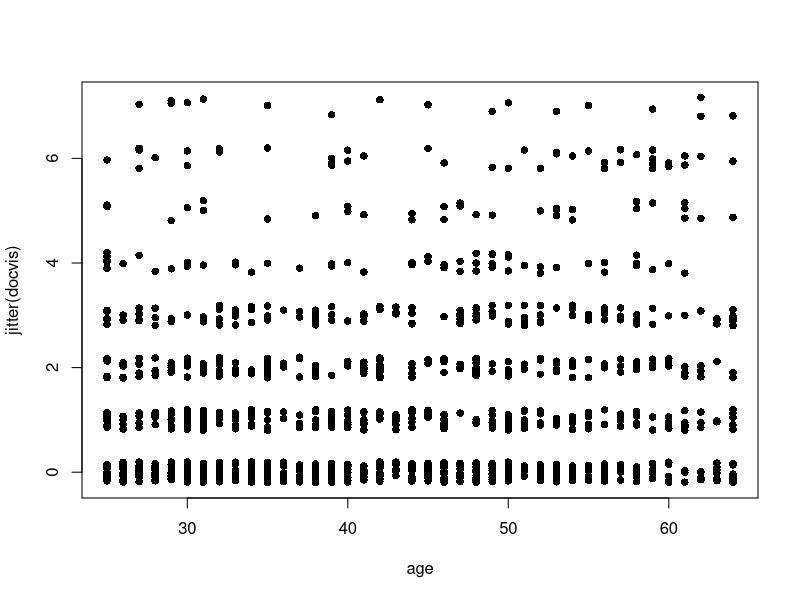
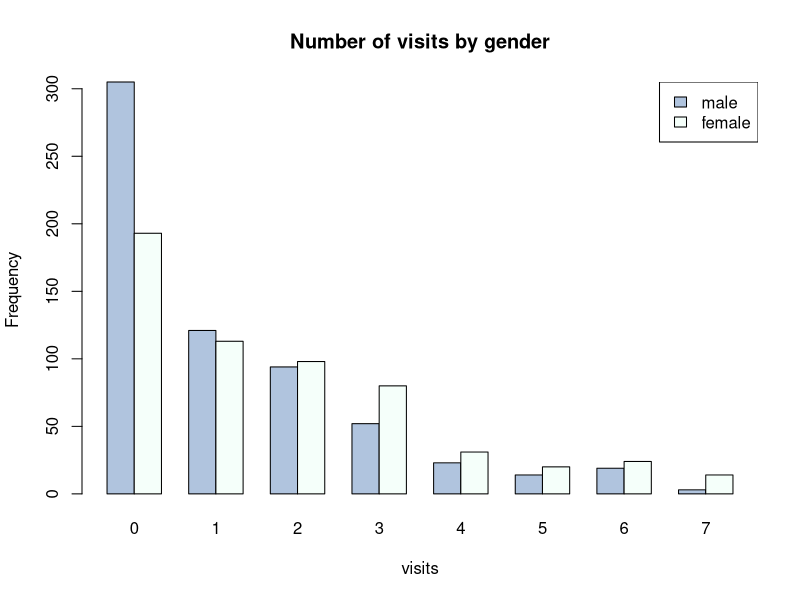
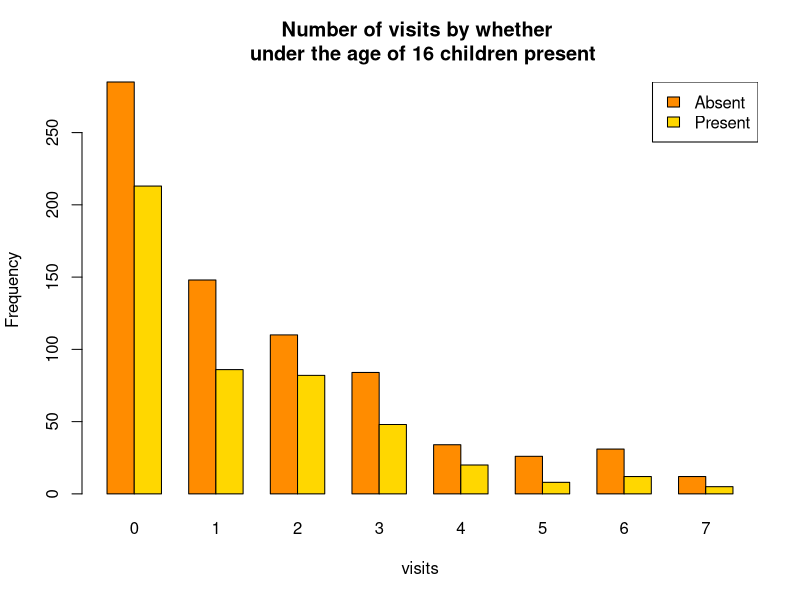
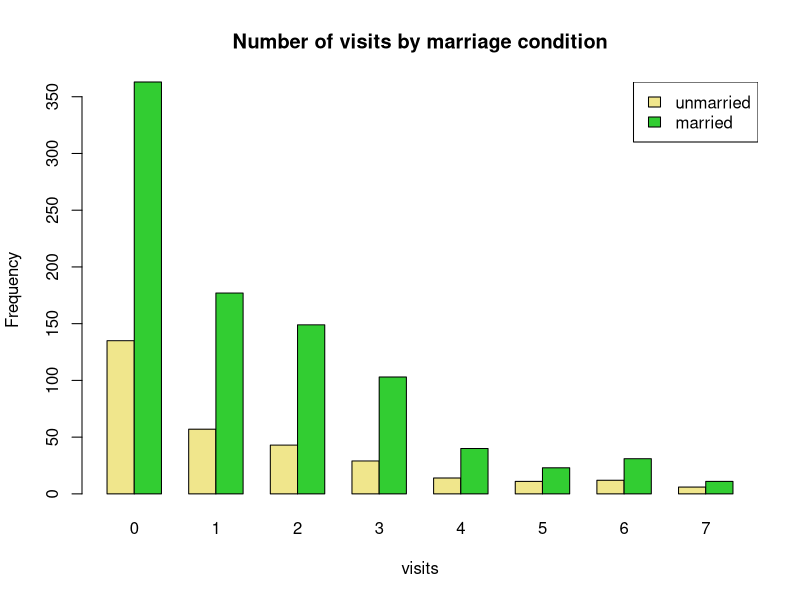
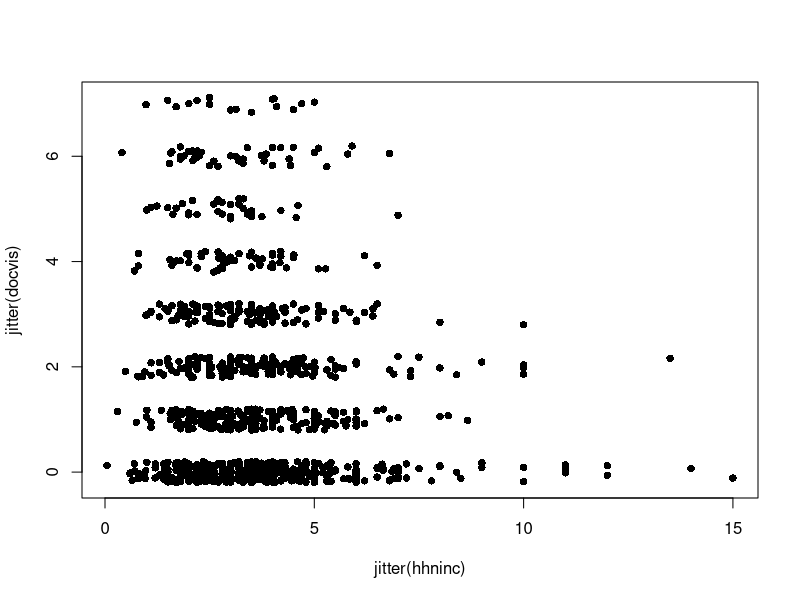
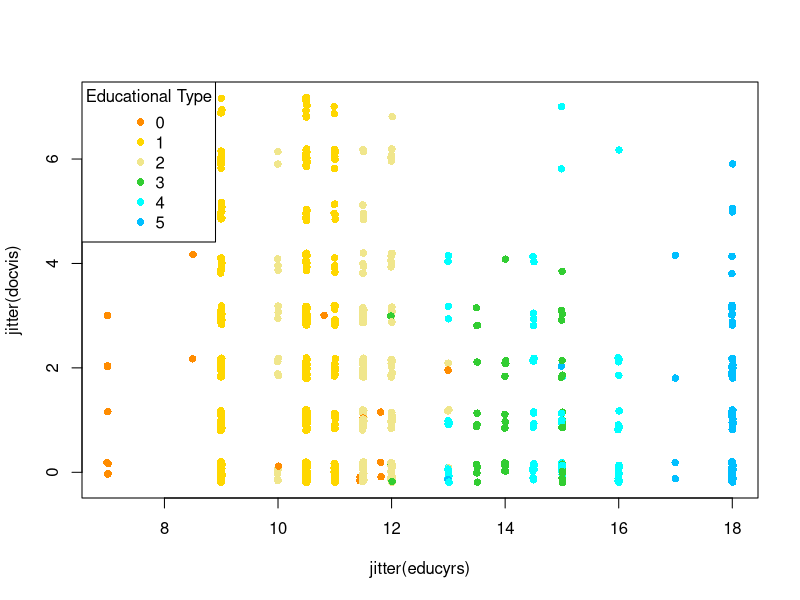
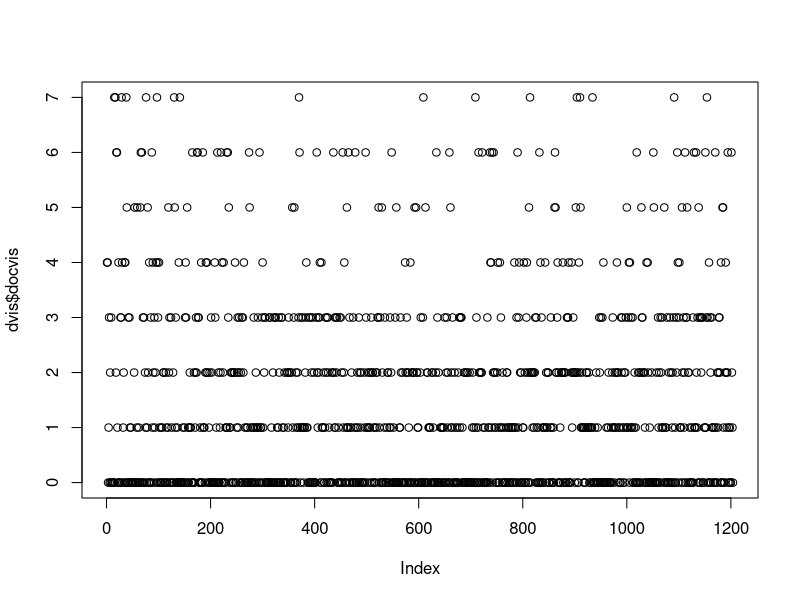

Source code (R) for these figures, in order:
options(digits = 5)
library(MASS) # for boxcox()
library(readr)

dvis <- read_csv("dvis.csv")
str(dvis)

######################################################
################# Data Exploration ###################
######################################################

csteel <- "#B0C4DE"
cmint <- "#F5FFFA"
corange <- "#FF8C00"
cgold <- "#FFD700"
ckhaki <- "#F0E68C"
clime<- "#32CD32"
ccyan <- "#00FFFF"
cblue <- "#00BFFF"
cviolet <- "#EE82EE"
cpink <- "#FFB6C1"
ccol <- c(csteel, cmint, corange, cgold, ckhaki, clime, 
          ccyan, cblue, cviolet, cpink)
palette(ccol)

dvis$fcol[dvis$female==0] <- ccol[1] # gender col
dvis$fcol[dvis$female==1] <- ccol[2]

dvis$kcol[dvis$hhkids==0] <- ccol[3] # kid col
dvis$kcol[dvis$hhkids==1] <- ccol[4]

dvis$mcol[dvis$married==0] <- ccol[5] # marriage col
dvis$mcol[dvis$married==1] <- ccol[6]

dvis$ecol[dvis$employed==0] <- ccol[7] # employment col
dvis$ecol[dvis$employed==1] <- ccol[8]

dvis$picol[dvis$privateins==0] <- ccol[9] # private insurance col
dvis$picol[dvis$privateins==1] <- ccol[10]

dvis$aicol[dvis$addins==0] <- ccol[1] # additional insurance col
dvis$aicol[dvis$addins==1] <- ccol[2]

dvis$etcol[dvis$eductype==0] <- ccol[3]
dvis$etcol[dvis$eductype==1] <- ccol[4]
dvis$etcol[dvis$eductype==2] <- ccol[5]
dvis$etcol[dvis$eductype==3] <- ccol[6]
dvis$etcol[dvis$eductype==4] <- ccol[7]
dvis$etcol[dvis$eductype==5] <- ccol[8]

plot(jitter(docvis) ~ age, data=dvis,pch=16)

dvis.fcount <- table(dvis$docvis[dvis$female==1])
dvis.mcount <- table(dvis$docvis[dvis$female==0])
barplot(rbind(dvis.mcount,dvis.fcount),beside=T,xlab='visits',ylab='Frequency',
        col=1:2,main='Number of visits by gender')
legend('topright',c('male','female'),fill=1:2)

dvis.k0count <- table(dvis$docvis[dvis$hhkids==0])
dvis.k1count <- table(dvis$docvis[dvis$hhkids==1])
barplot(rbind(dvis.k0count,dvis.k1count),beside=T,xlab='visits',ylab='Frequency',
        col=3:4,main='Number of visits by whether \n under the age of 16 children present')
legend('topright',c('Absent','Present'),fill=3:4)

dvis.m0count <- table(dvis$docvis[dvis$married==0])
dvis.m1count <- table(dvis$docvis[dvis$married==1])
barplot(rbind(dvis.m0count,dvis.m1count),beside=T,xlab='visits',ylab='Frequency',
        col=5:6,main='Number of visits by marriage condition')
legend('topright',c('unmarried','married'),fill=5:6)

plot(jitter(docvis) ~ jitter(hhninc), data=dvis,pch=16)

plot(jitter(docvis) ~ jitter(educyrs), data=dvis,pch=16,col=etcol)
legend('topleft',c('0','1','2','3','4','5'),col = 3:8, pch = 16,title='Educational Type')


######################################################
######### Transform to Categorical Variables #########
######################################################

dvis$female <- as.factor(dvis$female)
dvis$hhkids <- as.factor(dvis$hhkids)
dvis$married <- as.factor(dvis$married)
dvis$employed <- as.factor(dvis$employed)
dvis$privateins <- as.factor(dvis$privateins)
dvis$addins <- as.factor(dvis$addins)
dvis$eductype <- as.factor(dvis$eductype)

plot(dvis$docvis)


######################################################
################## Model Selection ###################
######################################################

dv.glm0 <- glm(docvis~.,data=dvis,family=poisson())
summary(dv.glm0)

dv.glmfull <- glm(docvis~.*.,data=dvis,family=poisson())
summary(dv.glmfull)

dv.glm1 <- glm(docvis~female+age+hhninc+hhkids+addins,data=dvis,family=poisson())
summary(dv.glm1)

## Deviance test on glm1 over glm0
1-pchisq(deviance(dv.glm1)-deviance(dv.glm0),
         df=df.residual(dv.glm1)-df.residual(dv.glm0)) # = 0.17617

dv.glm2 <- glm(docvis~(female+age+hhninc+hhkids+addins)^2,data=dvis,family=poisson())
summary(dv.glm2)
